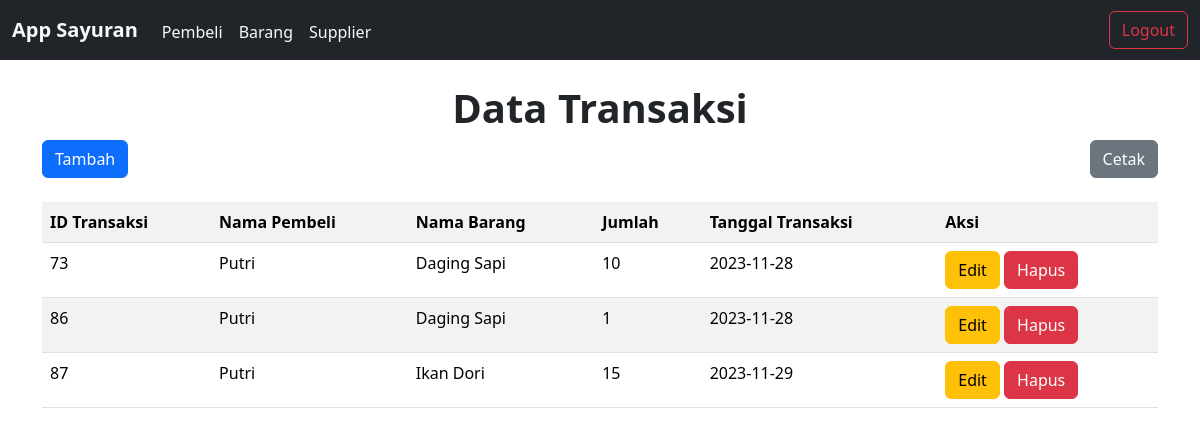
Page /transaksi/index.php (signed in) on the committed database.
### tables this page shows
CREATE TABLE `transaksi` (
  `id_transaksi` int(11) NOT NULL,
  `id_pembeli` int(11) NOT NULL,
  `id_barang` int(11) NOT NULL,
  `jumlah` int(11) NOT NULL,
  `tgl_transaksi` date DEFAULT NULL
);

CREATE TABLE `pembeli` (
  `id_pembeli` int(11) NOT NULL,
  `nama_pembeli` varchar(100) NOT NULL,
  `no_hp` varchar(13) NOT NULL
);

CREATE TABLE `barang` (
  `id_barang` int(11) NOT NULL,
  `id_supplier` int(11) NOT NULL,
  `nama_barang` varchar(100) NOT NULL,
  `stok` int(11) NOT NULL,
  `harga_perkilo` int(11) NOT NULL
);

### transaksi/index.php (the view, shortened to what this page needs)
<?php
include "../koneksi.php";
$sql = "SELECT transaksi.id_transaksi, pembeli.id_pembeli,barang.id_barang, pembeli.nama_pembeli,barang.nama_barang,transaksi.jumlah,transaksi.tgl_transaksi
        FROM transaksi
        INNER JOIN pembeli ON transaksi.id_pembeli = pembeli.id_pembeli
        INNER JOIN barang ON transaksi.id_barang = barang.id_barang ORDER BY transaksi.id_transaksi";
        $query = mysqli_query($koneksi,$sql);
?>
 <!DOCTYPE html>
 <html lang="en">
 <head>
    <link rel="stylesheet" href="../css/bootstrap.min.css">
 </head>
 <body>
     <nav class="navbar navbar-expand-lg bg-dark">
         <div class="container-fluid ">
             <a href="" class="navbar-brand fw-bold text-light">App Sayuran</a>
             <ul class="navbar-nav me-auto mt-1">
                 <li class="nav-item">
                     <a href="../pembeli/index.php" class="nav-link active text-light">Pembeli</a>
                 </li>
                 <li class="nav-item">
                     <a href="../barang/index.php" class="nav-link active text-light">Barang</a>
                 </li>
                 <li class="nav-item">
                     <a href="../supplier/index.php" class="nav-link active text-light">Supplier</a>
                 </li>
             </ul>
             <form  class="d-flex">
                 <a href="../logout.php" class="btn btn-outline-danger " onclick="return confirm('Apakah anda yakin ingin Logout?');">Logout</a>
             </form>
         </div>
     </nav>
     <div class="container">
         <h1 class="text-center mt-4 fw-bold">Data Transaksi</h1>
         <button class="btn btn-primary" data-bs-toggle="modal" data-bs-target="#modalTambah">Tambah</button>
<a href="cetak.php" class="btn btn-secondary" style="float: right;">Cetak</a>
         <table class="table table-striped mt-4">
             <tr>
                 <th>ID Transaksi</th>
                 <th>Nama Pembeli</th>
                 <th>Nama Barang</th>
                 <th>Jumlah</th>
                 <th>Tanggal Transaksi</th>
                 <th>Aksi</th>
             </tr>
             <?php
             while($data = mysqli_fetch_assoc($query)) {?>
                    <tr>
                        <td><?=$data['id_transaksi']?></td>
                        <td><?=$data['nama_pembeli']?></td>
                        <td><?=$data['nama_barang']?></td>
                        <td><?=$data['jumlah']?></td>
                        <td><?=$data['tgl_transaksi']?></td>
                        <td>
                            <button class="btn btn-warning" data-bs-toggle="modal" data-bs-target="#modalEdit<?=$data['id_transaksi']?>">Edit</button>
                            <a href="hapus.php?id_transaksi=<?=$data['id_transaksi']?>" class="btn btn-danger" onclick="return confirm('Apakah anda yakin ingin hapus data?');">Hapus</a>
                        </td>
                    </tr>
<div class="modal fade" id="modalEdit<?=$data['id_transaksi']?>">
  <div class="modal-dialog">
      <div class="modal-content">
            <?php }?>
            </div>
        </div>
                    </div>
         </table>
     </div>
 </body>
 </html>

### rows in the picture
transaksi: id_transaksi "73", id_pembeli.nama_pembeli "Putri", id_barang.nama_barang "Daging Sapi", jumlah "10", tgl_transaksi "2023-11-28"
transaksi: id_transaksi "86", id_pembeli.nama_pembeli "Putri", id_barang.nama_barang "Daging Sapi", jumlah "1", tgl_transaksi "2023-11-28"
transaksi: id_transaksi "87", id_pembeli.nama_pembeli "Putri", id_barang.nama_barang "Ikan Dori", jumlah "15", tgl_transaksi "2023-11-29"
